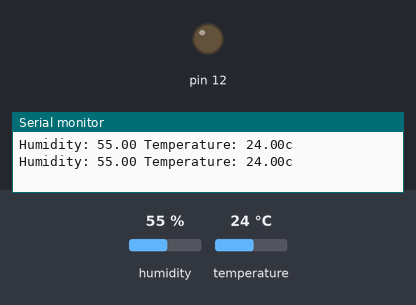
The sketch below on a simulated Arduino Uno, built with avr-gcc and run on an emulated ATmega328P. Parts: output pins drawn as LEDs (lit = HIGH), the last lines printed to the serial monitor. The test bench sets the inputs (shaded band); at power-on: temperature 24 °C, humidity 55 %.

Above: at 4.8 s.
4.9 s: temperature set to 31 °C
7.9 s: temperature set to 34 °C
At 9.4 s:
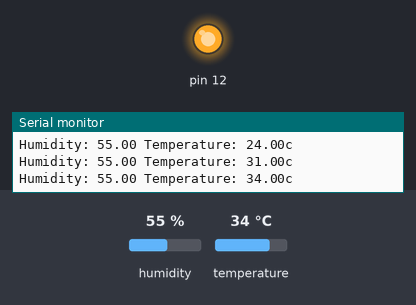
10.9 s: temperature set to 12 °C
At 13.0 s:
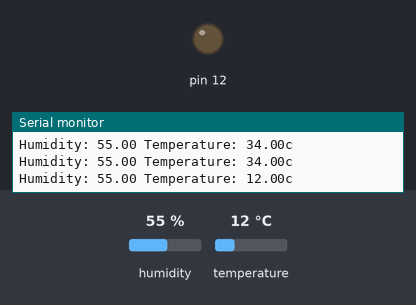
13.9 s: temperature set to 33 °C
At 15.4 s:
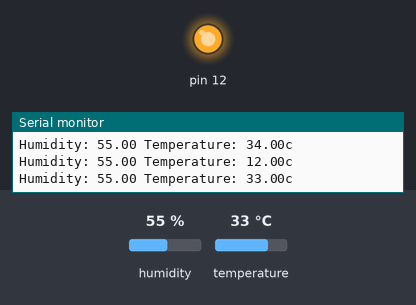
Timing chart, 0 to 16.9 s (numbered marks = the images above; inputs shaded):
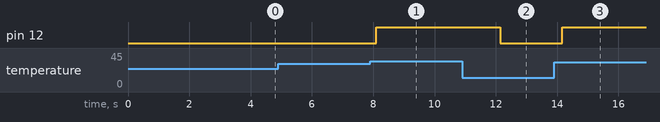

Measured:
- the behaviour switches between 32 and 33 °C on temperature (found by bisection; images 0 and 1)
- after the input at 7.9 s, pin 12: LOW → HIGH after 0.20 s
- after the input at 10.9 s, pin 12: HIGH → LOW after 1.2 s
- after the input at 13.9 s, pin 12: LOW → HIGH after 0.27 s

The sketch:

Smart_Fan.ino
```cpp
#include "DHT.h"

#define DHTPIN 2
#define DHTTYPE DHT11  // DHT 11

DHT dht(DHTPIN, DHTTYPE);

void setup() {
 Serial.begin(9600);
 pinMode(12, OUTPUT);
 dht.begin();
}

void loop() {
  delay(2000);
  float h = dht.readHumidity();
  // Read temperature as Celsius (the default)
  float t = dht.readTemperature();
  if(t>=33)
    digitalWrite(12, HIGH);
  else
    digitalWrite(12, LOW);

    Serial.print(("Humidity: "));
    Serial.print(h);
    Serial.print((" Temperature: "));
    Serial.print(t);
    Serial.println(("c "));
}
```
